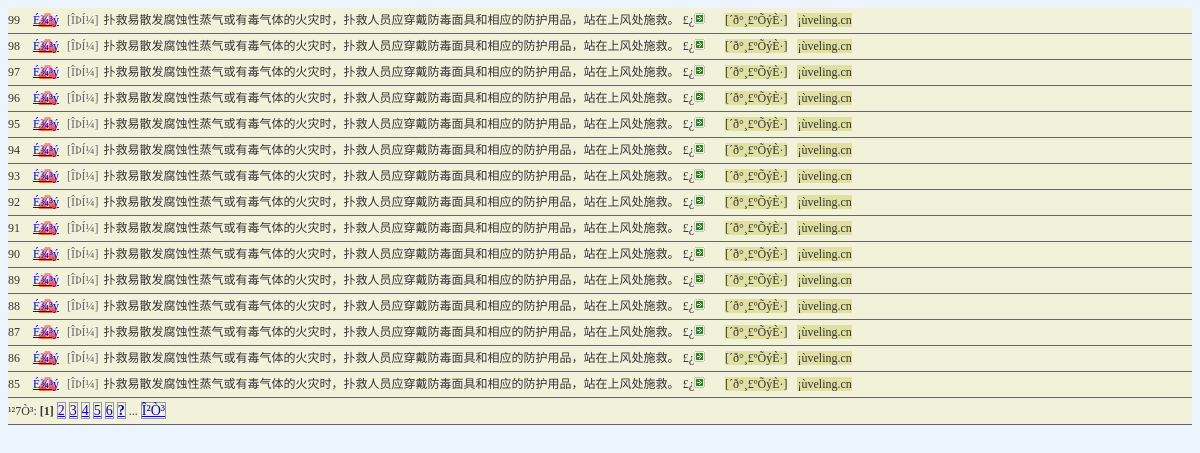
Page /admin/judge_list.php (signed in) on the committed database.
### tables this page shows
CREATE TABLE `veling_drive_judge` (
  `id` int(255) unsigned NOT NULL AUTO_INCREMENT,
  `question` varchar(255) DEFAULT NULL,
  `pic` varchar(255) DEFAULT NULL,
  `answer` int(10) DEFAULT NULL,
  `easycount` int(20) unsigned NOT NULL DEFAULT '0',
  `heardcount` int(20) unsigned NOT NULL DEFAULT '0',
  `operater` varchar(20) DEFAULT NULL,
  `addtime` datetime DEFAULT NULL,
  PRIMARY KEY (`id`)
);

### admin/judge_list.php (the view, shortened to what this page needs)
<body>
<?php
  require("../page.php");
  $query="select  * from veling_drive_judge order  by id desc";
  $result=mysql_query($query);
  echo "<div class='list'><ul>\r\n";
  while($rs=mysql_fetch_object($result))
  {
     echo "<li><span class='aid'>$rs->id </span><span class='dell'>";
?>
   <a href='javascript:suredo("del.php?id=<?php echo "$rs->id";?>&type=judge","È·¶¨É¾³ý?")'>É¾³ý</a></span>
<?php
    if ($rs->pic <>"")
       echo "<span class='ytu'>[ÓÐÍ¼]</span>";
    else
       echo "<span class='wutu'>[ÎÞÍ¼]</span>";
    switch ($rs->answer)
    {
    	case 1:
    		$answ='ÕýÈ·';
          break;
    }
    echo "\r\n<span class='q'>$rs->question £¿</span><span class='more'><img src='images/dot02.gif' border='0' alt='$rs->question'/></span><span class='an'>[´ð°¸£º$answ]</span><span class='an'>¡ù$rs->operater</span></li>\r\n";
   }
   echo "<li><span class='pages'>";
   echo "</span></li></ul></div>";
?>
 </body>

### admin/judge_list.php (style rules this page uses)
.list { padding-left:0px; }
.list ul { padding-left:0px; }
.list ul li { font-size:12px; color:#333333; border-bottom: 1px solid #666; line-height:25px; background-color: #F2F2DB; list-style:none; }
.list .aid { width:30px; text-align:right; padding-right:10px; }
.list .q { width:400px; height:26px; margin-left:2px; overflow:hidden; }
.list .an { width:100px; margin-left:10px; overflow:hidden; background-color: #E0E0A3; text-align:center; }
.list .more { width:12px; margin-left:0px; padding-right:10px; }
.list .dell { width:50px; text-align:right; padding-right:5px; }
.dell a { width:50px; background-image: url(images/warning.gif); background-repeat: no-repeat; background-position: left; }
.list .wutu { width:40px; color:#666666; }

### rows in the picture
veling_drive_judge: id "99", pic "[ÎÞÍ¼]", question "扑救易散发腐蚀性蒸气或有毒气体的火灾时，扑救人员应穿戴防毒面具和相应的防护用品，站在上风处施救。", answer "ÕýÈ·", operater "veling.cn"
veling_drive_judge: id "98", pic "[ÎÞÍ¼]", question "扑救易散发腐蚀性蒸气或有毒气体的火灾时，扑救人员应穿戴防毒面具和相应的防护用品，站在上风处施救。", answer "ÕýÈ·", operater "veling.cn"
veling_drive_judge: id "97", pic "[ÎÞÍ¼]", question "扑救易散发腐蚀性蒸气或有毒气体的火灾时，扑救人员应穿戴防毒面具和相应的防护用品，站在上风处施救。", answer "ÕýÈ·", operater "veling.cn"
veling_drive_judge: id "96", pic "[ÎÞÍ¼]", question "扑救易散发腐蚀性蒸气或有毒气体的火灾时，扑救人员应穿戴防毒面具和相应的防护用品，站在上风处施救。", answer "ÕýÈ·", operater "veling.cn"
veling_drive_judge: id "95", pic "[ÎÞÍ¼]", question "扑救易散发腐蚀性蒸气或有毒气体的火灾时，扑救人员应穿戴防毒面具和相应的防护用品，站在上风处施救。", answer "ÕýÈ·", operater "veling.cn"
veling_drive_judge: id "94", pic "[ÎÞÍ¼]", question "扑救易散发腐蚀性蒸气或有毒气体的火灾时，扑救人员应穿戴防毒面具和相应的防护用品，站在上风处施救。", answer "ÕýÈ·", operater "veling.cn"
veling_drive_judge: id "93", pic "[ÎÞÍ¼]", question "扑救易散发腐蚀性蒸气或有毒气体的火灾时，扑救人员应穿戴防毒面具和相应的防护用品，站在上风处施救。", answer "ÕýÈ·", operater "veling.cn"
veling_drive_judge: id "92", pic "[ÎÞÍ¼]", question "扑救易散发腐蚀性蒸气或有毒气体的火灾时，扑救人员应穿戴防毒面具和相应的防护用品，站在上风处施救。", answer "ÕýÈ·", operater "veling.cn"
veling_drive_judge: id "91", pic "[ÎÞÍ¼]", question "扑救易散发腐蚀性蒸气或有毒气体的火灾时，扑救人员应穿戴防毒面具和相应的防护用品，站在上风处施救。", answer "ÕýÈ·", operater "veling.cn"
veling_drive_judge: id "90", pic "[ÎÞÍ¼]", question "扑救易散发腐蚀性蒸气或有毒气体的火灾时，扑救人员应穿戴防毒面具和相应的防护用品，站在上风处施救。", answer "ÕýÈ·", operater "veling.cn"
veling_drive_judge: id "89", pic "[ÎÞÍ¼]", question "扑救易散发腐蚀性蒸气或有毒气体的火灾时，扑救人员应穿戴防毒面具和相应的防护用品，站在上风处施救。", answer "ÕýÈ·", operater "veling.cn"
veling_drive_judge: id "88", pic "[ÎÞÍ¼]", question "扑救易散发腐蚀性蒸气或有毒气体的火灾时，扑救人员应穿戴防毒面具和相应的防护用品，站在上风处施救。", answer "ÕýÈ·", operater "veling.cn"
veling_drive_judge: id "87", pic "[ÎÞÍ¼]", question "扑救易散发腐蚀性蒸气或有毒气体的火灾时，扑救人员应穿戴防毒面具和相应的防护用品，站在上风处施救。", answer "ÕýÈ·", operater "veling.cn"
veling_drive_judge: id "86", pic "[ÎÞÍ¼]", question "扑救易散发腐蚀性蒸气或有毒气体的火灾时，扑救人员应穿戴防毒面具和相应的防护用品，站在上风处施救。", answer "ÕýÈ·", operater "veling.cn"
veling_drive_judge: id "85", pic "[ÎÞÍ¼]", question "扑救易散发腐蚀性蒸气或有毒气体的火灾时，扑救人员应穿戴防毒面具和相应的防护用品，站在上风处施救。", answer "ÕýÈ·", operater "veling.cn"

### other values in the picture
$pages+1 "7"
